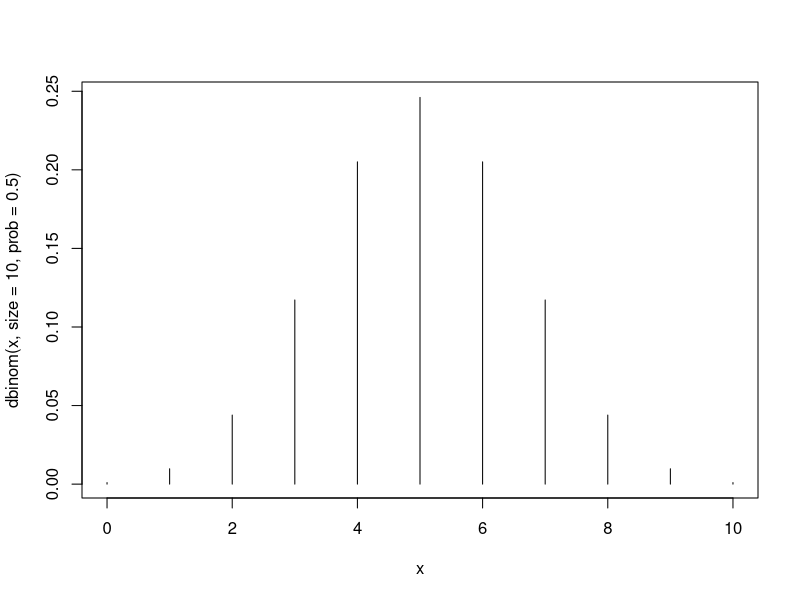
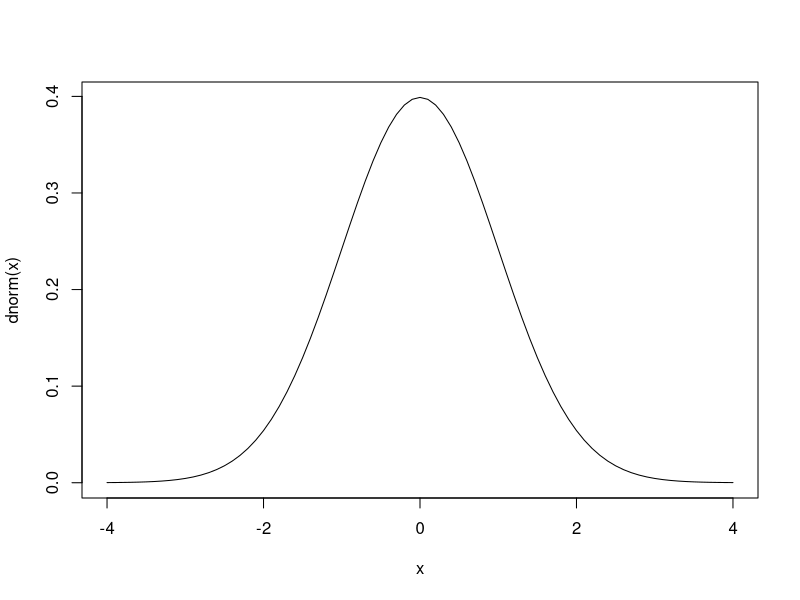
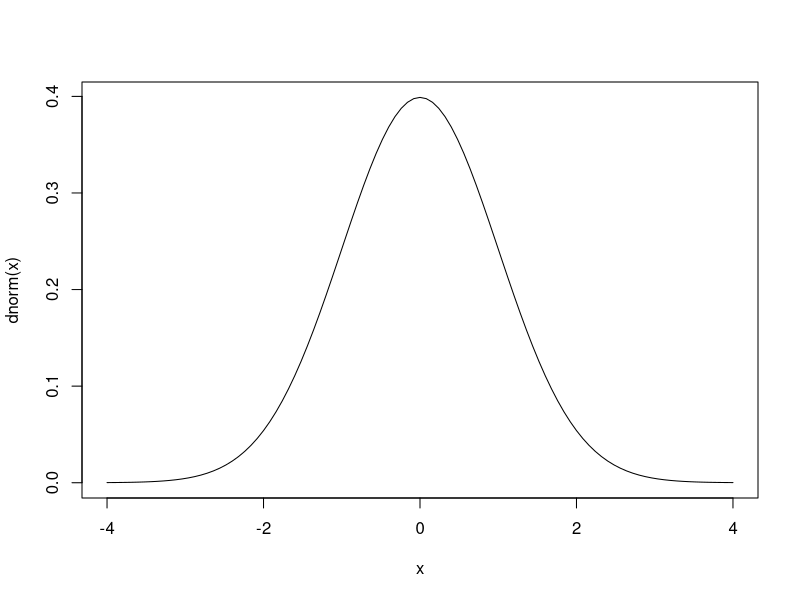

The R script that drew these images, in order:
## ---- chunk 1
knitr::opts_chunk$set(echo = TRUE)
## ---- chunk 2
sample(1:40,5)
sample(1:10,5)
sample(1:5,5)
## ---- chunk 3
sample(1:5,5,replace=T)
## ---- chunk 4
# 3 black, 2 reds
# As of this point, this is incorrect. Should be something with choose(52,x)
black <- choose(52,3)
red <- choose(52,2)
(total <- black + red)
## ---- chunk 5
dbinom(3, size=10, prob=0.5)
dbinom(7, size=10, prob=0.5)  
## ---- chunk 6
x <- 0:10
plot(x,dbinom(x, size=10, prob=0.5), type="h")
## ---- chunk 7
x <- seq(-4,4,0.1)
plot(x, dnorm(x), type="l")
curve(dnorm(x), from = -4, to = 4)
## ---- chunk 8
# Proportion of individuals, mean we're looking at, standard deviation
qnorm(0.95, 132, 13)
## ---- chunk 9
xbar <- 83
sigma <- 12
n <- 5
(sem <-sigma/sqrt(n))
xbar + sem + qnorm(0.0250)
xbar + sem + qnorm(0.975)
## ---- chunk 10
(rnorm(10))
(rnorm(10, mean=7, sd=5))
(rbinom(10, size = 20, prob = 0.5))
